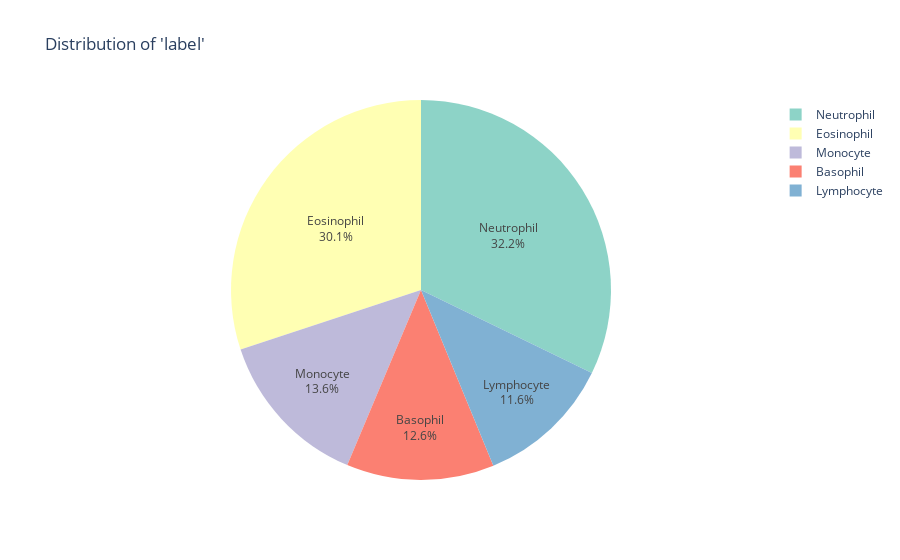

The code cell stored with this chart in its notebook:
### Code cell
plot_column_distribution_pie(dev_data, "label")

### Figure 1 — Plotly figure (JSON) as saved in the notebook; plotly's stock layout.template omitted (floating-point values rounded to 4 significant figures)
{"data": [{"domain": {"x": [0, 1], "y": [0, 1]}, "hovertemplate": "Label=%{label}<br>Count=%{value}<extra></extra>", "labels": ["Neutrophil", "Eosinophil", "Monocyte", "Basophil", "Lymphocyte"], "legendgroup": "", "name": "", "showlegend": true, "textinfo": "percent+label", "textposition": "inside", "type": "pie", "values": [1610, 1504, 679, 628, 579]}], "layout": {"legend": {"tracegroupgap": 0}, "piecolorway": ["rgb(141,211,199)", "rgb(255,255,179)", "rgb(190,186,218)", "rgb(251,128,114)", "rgb(128,177,211)", "rgb(253,180,98)", "rgb(179,222,105)", "rgb(252,205,229)", "rgb(217,217,217)", "rgb(188,128,189)", "rgb(204,235,197)", "rgb(255,237,111)"], "showlegend": true, "title": {"text": "Distribution of 'label'"}}}
